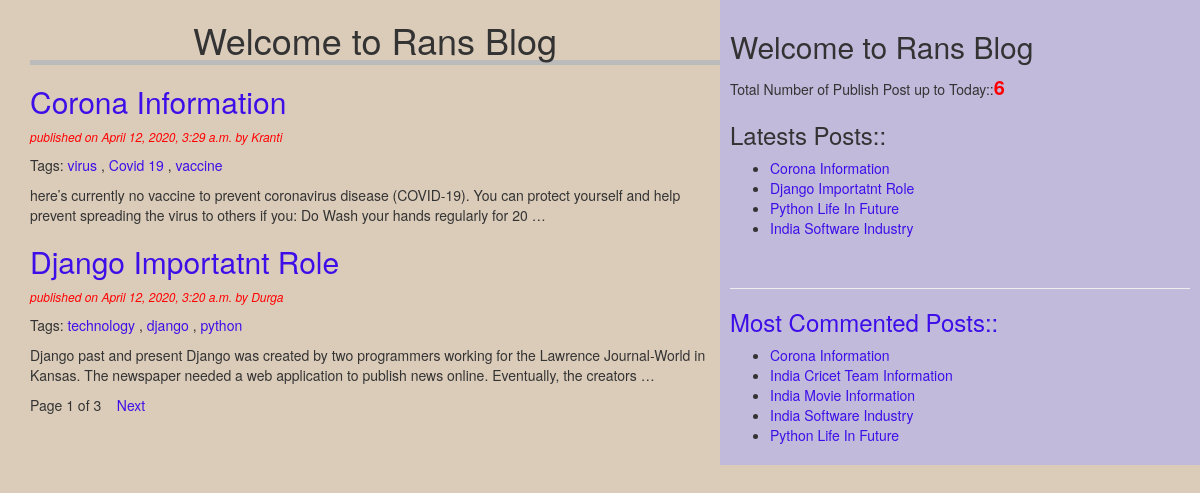
/home/, run on the app's committed database.
### blog/models.py (models this page shows, shortened)
class Post(models.Model):
    STATUS_CHOICES=(('draft','Draft'),('published','Published' ))
    title=models.CharField(max_length=256)
    slug=models.SlugField(max_length=264,unique_for_date='publish')
    author=models.ForeignKey(User,related_name='blog_posts',on_delete=models.DO_NOTHING)
    body=models.TextField()
    publish=models.DateTimeField(default=timezone.now)
    created=models.DateTimeField(auto_now_add=True)
    updated=models.DateTimeField(auto_now=True)
    status=models.CharField(max_length=10,choices=STATUS_CHOICES,default='draft')
    objects=CustomManager()
    tags=TaggableManager()
    class Meta:
        ordering=('-publish',)

### blog/views.py (the view)
# urls.py: path('home/', views.post_list_view),
def post_list_view(request,tag_slug=None):
    post_list=Post.objects.all()
    tag=None
    if tag_slug:
        tag=get_object_or_404(Tag,slug=tag_slug)
        post_list=post_list.filter(tags__in=[tag])
    paginator=Paginator(post_list,2)
    page_number=request.GET.get('page')
    try:
        post_list=paginator.page(page_number)
    except PageNotAnInteger:
        post_list=paginator.page(1)
    except EmptyPage:
        post_list=paginator.page(paginator.num_pages)
    return render(request,'blog/post_list.html',{'post_list':post_list,'tag':tag})

### blog/models.py (called while the page is built)
    def get_queryset(self):
        return super().get_queryset().filter(status='published')

### blog/templatetags/blog_tags.py (called while the page is built)
@register.simple_tag(name='my_tag')
def total_posts():
    return Post.objects.count()

@register.inclusion_tag('blog/latest_posts123.html')
def show_latest_posts():
    latest_posts=Post.objects.order_by('-publish')[:4]
    return {'latest_posts':latest_posts}

@register.simple_tag
def get_most_commented_posts(count=5):
    return Post.objects.annotate(total_comments=Count('comments')).order_by('-total_comments')[:count]

### template/blog/post_list.html (shortened to what this page needs)
<!DOCTYPE html>
{%extends 'blog/base.html'%}
{%block content%}
    <h1>Welcome to Rans Blog</h1>
    {%for post in post_list%}
      <h2><a href="/detail/{{post.publish.year}}/{{post.publish.month}}/{{post.publish.day}}/{{post.slug}}">{{post.title}}</a></h2>
    <p id='date'>  published on {{post.publish}} by {{post.author|title}}</p>
    <p>Tags:
      {%for tag in post.tags.all%}
        <a href="/home/{{tag.slug}}">{{tag.name}}</a>
      {%if not forloop.last%},{%endif%}
      {%endfor%}
    </p>
    {{post.body|truncatewords:30|linebreaks}}
    {%endfor%}
      {%include 'blog/pagination.html' %}
{%endblock%}

### template/blog/base.html (shortened to what this page needs)
<!DOCTYPE html>
{%load blog_tags%}
{%load static%}
<html lang="en" dir="ltr">
  <head>
    <link rel="stylesheet" href="https://stackpath.bootstrapcdn.com/bootstrap/3.4.1/css/bootstrap.min.css"
>
<link rel="stylesheet" href="{%static "css/blog.css" %}">
  </head>
  <body>
      <div class="content">
        {%block content%}
        {%endblock%}
    </div>
    <div class='sidebar'>
      <h2>Welcome to Rans Blog</h2>
      <p>Total Number of Publish Post up to Today::<span id='pcount'>{%my_tag%}</span></p>
      <h3>Latests Posts::</h3>{%show_latest_posts%} <br>
      <hr>
      <h3>Most Commented Posts::</h3>
      {%get_most_commented_posts as most_commented_posts%}
      <ul>
        {%for post in most_commented_posts%}
        <li><a href="/detail/{{post.publish.year}}/{{post.publish.month}}/{{post.publish.day}}/{{post.slug}}">{{post.title}}</li>
          {%endfor%}
      </ul>
    </div>
  </body>
</html>

### template/blog/pagination.html (shortened to what this page needs)
<div class="paginator">
  <span>Page {{post_list.number}} of {{post_list.paginator.num_pages}}</span>&nbsp&nbsp&nbsp
  {%if post_list.has_next%}
  <a href="?page={{post_list.next_page_number}}">Next</a>
  {%endif%}
</div>

### template/blog/latest_posts123.html
<ul>
  {%for post in latest_posts%}
  <li><a href="/detail/{{post.publish.year}}/{{post.publish.month}}/{{post.publish.day}}/{{post.slug}}">{{post.title}}</li>
  {%endfor%}
</ul>

### static/css/blog.css (style rules this page uses)
.content { width: 60%; float:left; padding: 0 0 0 30px; background: #dbccba; }
.sidebar { width: 40%; float: right; padding: 10px; background: #c1badb; }
h1 { text-align: center; border-bottom: 5px solid #bbb; }
body { background-color: #dbccba; }
#pcount { font-size: 20px; color: red; font-weight: bold; }
#date { color: red; font-size: 12px; font-style: italic; }
a { color: #3d0ee8; }

### data on the page
Post: title "Corona Information", publish "April 12, 2020, 3:29 a.m.", author "Kranti", body "here’s currently no vaccine to prevent coronavirus disease (COVID-19). You can protect yourself and help prevent spreading the virus to others if you: Do Wash your hands regularly for 20 …"
Tag: name "virus"
Tag: name "Covid 19"
Tag: name "vaccine"
Post: title "Django Importatnt Role", publish "April 12, 2020, 3:20 a.m.", author "Durga", body "Django past and present Django was created by two programmers working for the Lawrence Journal-World in Kansas. The newspaper needed a web application to publish news online. Eventually, the creators …"
Tag: name "technology"
Tag: name "django"
Tag: name "python"
Post: title "Python Life In Future"
Post: title "India Software Industry"
Post: title "India Cricet Team Information"
Post: title "India Movie Information"

### other printed values
{{ post_list.number }} "1"
{{ post_list.paginator.num_pages }} "3"
